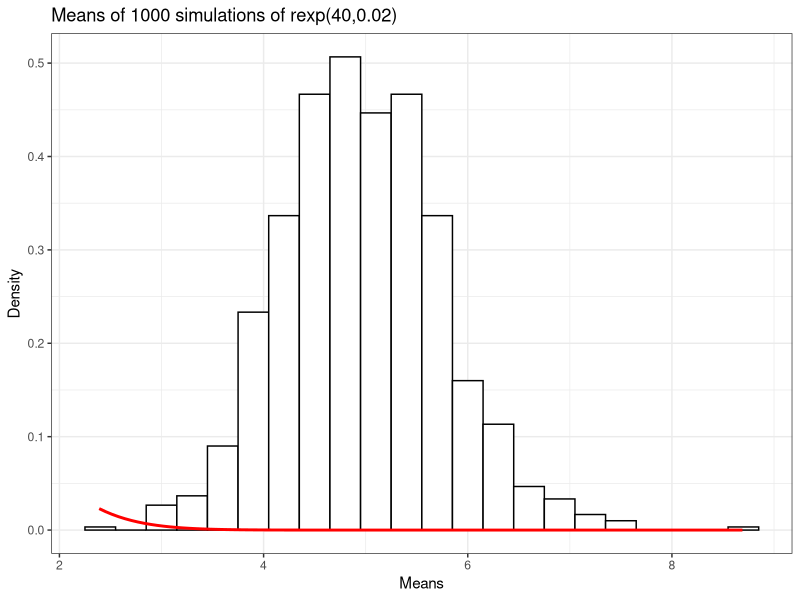
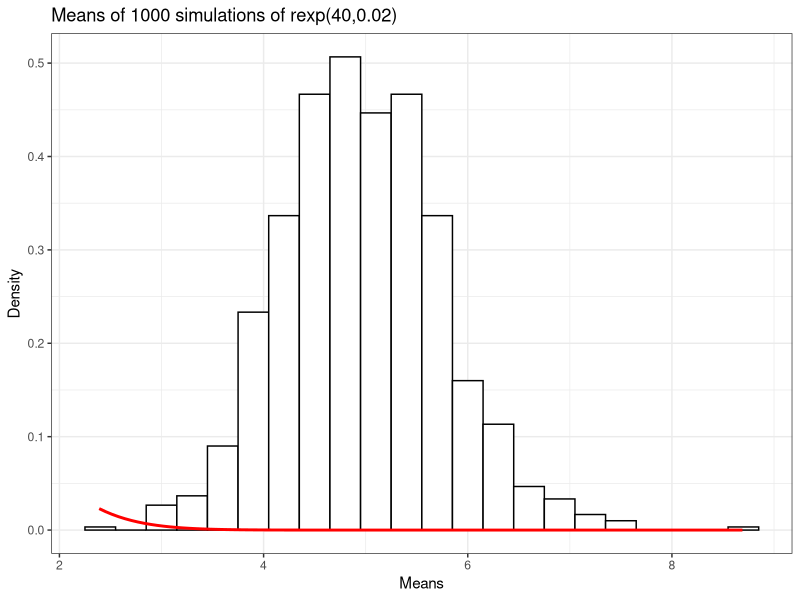

Write R code to recreate these figures, in order.
## ---- chunk 1
library(knitr)
# always echo.
opts_chunk$set(echo = TRUE, fig.width = 12, fig.height = 5)
## ---- chunk 2
# load libraries, setup variables
library(ggplot2)
lambda <- 0.2
mu <- 1/lambda
stdDev <- 1/lambda
numExponentials <- 40
numSimulations <- 1:1000

# we're dealing with random data, so always set seed to make it reproducible.
set.seed(909)

# obtains the mean of running rexp with 40 exponentials and given lambda
cfunc <- function(v) {mean(rexp(numExponentials, lambda))}

#  for each entry in array of size 1000, run the function
mns = NULL
for (i in 1 : 1000) mns = c(mns, mean(cfunc()))

dat <- data.frame(x = mns)

## ---- chunk 3
mu
## ---- chunk 4
mean(dat$x)
## ---- chunk 5
mu/sqrt(numExponentials)
## ---- chunk 6
var(dat$x)
## ---- chunk 7
# plot and customize graph
g <- ggplot(dat, aes(x = x)) 
g <- g + geom_histogram(binwidth=.3, colour = "black", fill="white", 
        aes(y = ..density..)) 
g <- g + ggtitle("Means of 1000 simulations of rexp(40,0.02)") 
g <- g + xlab("Means") + ylab("Density")

g <- g + stat_function(fun = dnorm, arg=list( mean= mu, sd=sd(dat$x) ), 
        color="red", size=1)
g <- g + theme_bw()

g
## ---- chunk 8
# plot and customize graph
g <- ggplot(dat, aes(x = x)) 
g <- g + geom_histogram(binwidth=.3, colour = "black", fill="white", 
        aes(y = ..density..)) 
g <- g + ggtitle("Means of 1000 simulations of rexp(40,0.02)") 
g <- g + xlab("Means") + ylab("Density")

g <- g + stat_function(fun = dnorm, arg=list( mean= mu, sd=sd(dat$x) ), 
        color="red", size=1)
g <- g + theme_bw()

g
